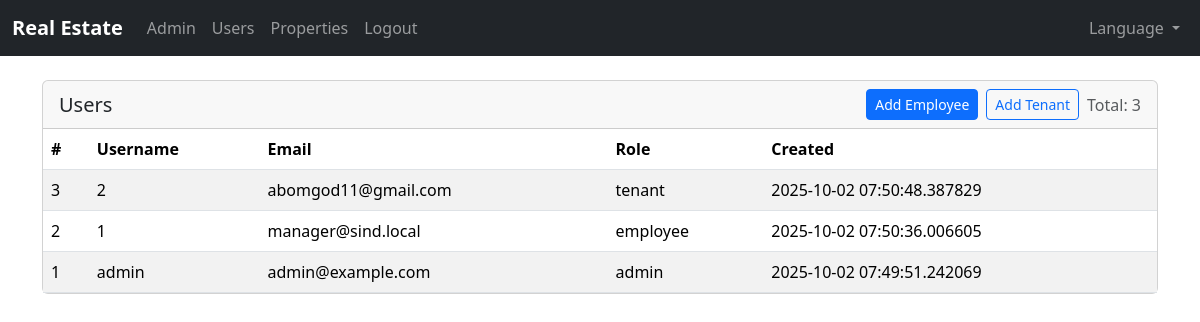
/admin/users (signed in), run on an earlier commit of the app's database.
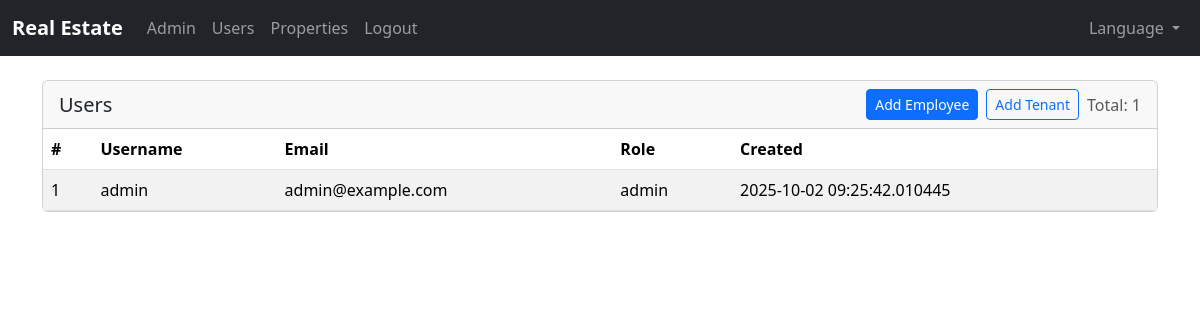
And on a later commit of the database.
### app/models.py (models this page shows, shortened)
class TimestampMixin:
    created_at = db.Column(db.DateTime, default=datetime.utcnow, nullable=False)
    updated_at = db.Column(db.DateTime, default=datetime.utcnow, onupdate=datetime.utcnow)

class User(UserMixin, db.Model, TimestampMixin):
    __tablename__ = "users"
    id = db.Column(db.Integer, primary_key=True)
    username = db.Column(db.String(80), unique=True, nullable=False)
    email = db.Column(db.String(255), unique=True, nullable=False)
    password_hash = db.Column(db.String(255), nullable=False)
    role = db.Column(db.String(32), nullable=False, index=True)
    contracts = db.relationship("Contract", back_populates="tenant", lazy="dynamic")
    @property
    def is_admin(self) -> bool:
        return self.role == "admin"

### app/admin/routes.py (the view)
@admin_bp.route("/users")
@login_required
@admin_required
def users_list():
    from ..models import User
    users = User.query.order_by(User.created_at.desc()).all()
    return render_template("admin/users_list.html", users=users)

### app/__init__.py (called while the page is built)
def select_locale():
    from flask import session, request
    lang = session.get("lang")
    if lang:
        return lang
    return request.accept_languages.best_match(Config.LANGUAGES.keys())

### app/admin/routes.py (called while the page is built)
def admin_required(func):
    from functools import wraps
    @wraps(func)
    def wrapper(*args, **kwargs):
        if not current_user.is_authenticated or not current_user.is_admin:
            from flask import abort
            return abort(403)
        return func(*args, **kwargs)
    return wrapper

### app/templates/admin/users_list.html (shortened to what this page needs)
{% extends 'base.html' %}
{% block content %}
<div class="card">
  <div class="card-header d-flex justify-content-between align-items-center">
    <h5 class="mb-0">{{ _('Users') }}</h5>
    <div class="d-flex align-items-center gap-2">
      <a class="btn btn-sm btn-primary" href="{{ url_for('admin.create_user', role='employee') }}">{{ _('Add Employee') }}</a>
      <a class="btn btn-sm btn-outline-primary" href="{{ url_for('admin.create_user', role='tenant') }}">{{ _('Add Tenant') }}</a>
      <div class="d-none d-md-block text-muted">{{ _('Total') }}: {{ users|length }}</div>
    </div>
  </div>
  <div class="card-body p-0">
    <div class="table-responsive">
      <table class="table table-striped mb-0">
        <thead><tr><th>#</th><th>{{ _('Username') }}</th><th>{{ _('Email') }}</th><th>{{ _('Role') }}</th><th>{{ _('Created') }}</th></tr></thead>
        <tbody>
          {% for u in users %}
          <tr>
            <td>{{ u.id }}</td>
            <td>{{ u.username }}</td>
            <td>{{ u.email }}</td>
            <td>{{ u.role }}</td>
            <td>{{ u.created_at }}</td>
          </tr>
          {% else %}
          <tr><td colspan="5" class="text-center py-4">{{ _('No data') }}</td></tr>
          {% endfor %}
        </tbody>
      </table>
    </div>
  </div>
</div>
{% endblock %}

### app/templates/base.html (shortened to what this page needs)
<!doctype html>
<html lang="{{ get_locale() }}" dir="{% if get_locale() == 'ar' %}rtl{% else %}ltr{% endif %}">
  <head>
    <link href="https://cdn.jsdelivr.net/npm/bootstrap@5.3.3/dist/css/bootstrap.min.css" rel="stylesheet" />
    <link rel="stylesheet" href="{{ url_for('static', filename='styles.css') }}" />
  </head>
  <body>
    <nav class="navbar navbar-expand-lg navbar-dark bg-dark">
      <div class="container-fluid">
        <a class="navbar-brand" href="/">{{ _('Real Estate') }}</a>
        <div class="collapse navbar-collapse" id="navbarNav">
          <ul class="navbar-nav me-auto mb-2 mb-lg-0">
            {% if current_user.is_authenticated %}
            {% if current_user.role == 'admin' %}
            <li class="nav-item"><a class="nav-link" href="{{ url_for('admin.dashboard') }}">{{ _('Admin') }}</a></li>
            <li class="nav-item"><a class="nav-link" href="{{ url_for('admin.users_list') }}">{{ _('Users') }}</a></li>
            <li class="nav-item"><a class="nav-link" href="{{ url_for('employee.properties_list') }}">{{ _('Properties') }}</a></li>
            {% endif %}
            <li class="nav-item"><a class="nav-link" href="{{ url_for('auth.logout') }}">{{ _('Logout') }}</a></li>
            {% endif %}
          </ul>
          <ul class="navbar-nav">
            <li class="nav-item dropdown">
              <a class="nav-link dropdown-toggle" href="#" id="langDropdown" role="button" data-bs-toggle="dropdown">
                {{ _('Language') }}
              </a>
            </li>
          </ul>
        </div>
      </div>
    </nav>
    <main class="container py-4">
      {% block content %}{% endblock %}
    </main>
  </body>
  </html>

### app/static/styles.css (style rules this page uses)
body { font-family: system-ui, -apple-system, Segoe UI, Roboto, "Helvetica Neue", Arial, "Noto Sans", "Liberation Sans", sans-serif; }
.navbar .navbar-brand { font-weight: 600; }

What changed in the data, as far as the page shows it:
removed User: id "3", username "2", email "abomgod11@gmail.com", role "tenant", created_at "2025-10-02 07:50:48.387829"
removed User: id "2", username "1", email "manager@sind.local", role "employee", created_at "2025-10-02 07:50:36.006605"
changed User "admin": created_at "2025-10-02 07:49:51.242069" → "2025-10-02 09:25:42.010445"
Also different on the page:
{{ users|length }}: "3" → "1"
